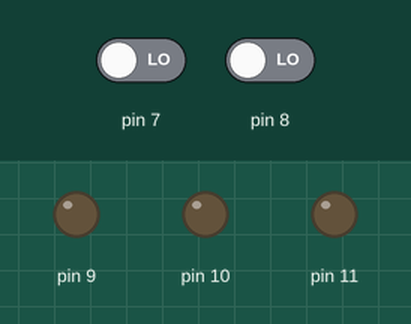
The sketch below on a simulated Arduino Uno, built with avr-gcc and run on an emulated ATmega328P. On the bench: output pins drawn as LEDs (lit = HIGH). The test bench sets the inputs (shaded band); at power-on: pin 7 LOW, pin 8 LOW. What the sketch prints to the serial monitor is not drawn.

Above: at 1.2 s.
1.3 s: pin 7 driven HIGH
At 2.3 s:
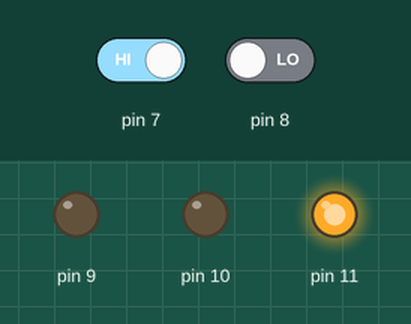
2.8 s: pin 8 driven HIGH
At 3.5 s:
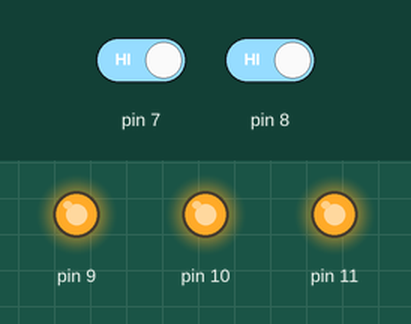
Timing chart, 0 to 5.8 s (numbered marks = the images above; inputs shaded):
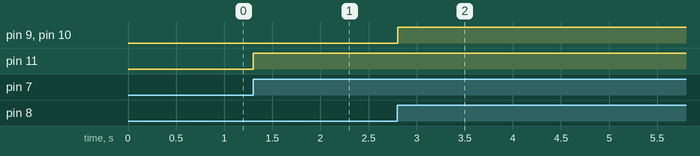

Measured:
- after the input at 1.3 s, pin 11: LOW → HIGH at once
- after the input at 2.8 s, pin 9, pin 10: LOW → HIGH at once

The sketch:

19-10-31digital_if.ino
```cpp
void setup() {
  pinMode(9, OUTPUT);
  pinMode(10, OUTPUT);
  pinMode(11,OUTPUT);
  pinMode(7,INPUT);
  pinMode(8,INPUT);
  Serial.begin(9600);
}

void loop(){
  Serial.println(digitalRead(7));
  if(digitalRead(7)==HIGH && digitalRead(8)==HIGH)
  {
    digitalWrite(9,HIGH);
    digitalWrite(10,HIGH);
    digitalWrite(11,HIGH);
  }
  else if(digitalRead(7)==HIGH)
  {
    digitalWrite(11,HIGH);
  }
  else if(digitalRead(8)==HIGH)
  {
   digitalWrite(10,HIGH);
  }
  else
  {
    digitalWrite(9,LOW);
    digitalWrite(11,LOW);
    digitalWrite(10,LOW);
   }
}
```
